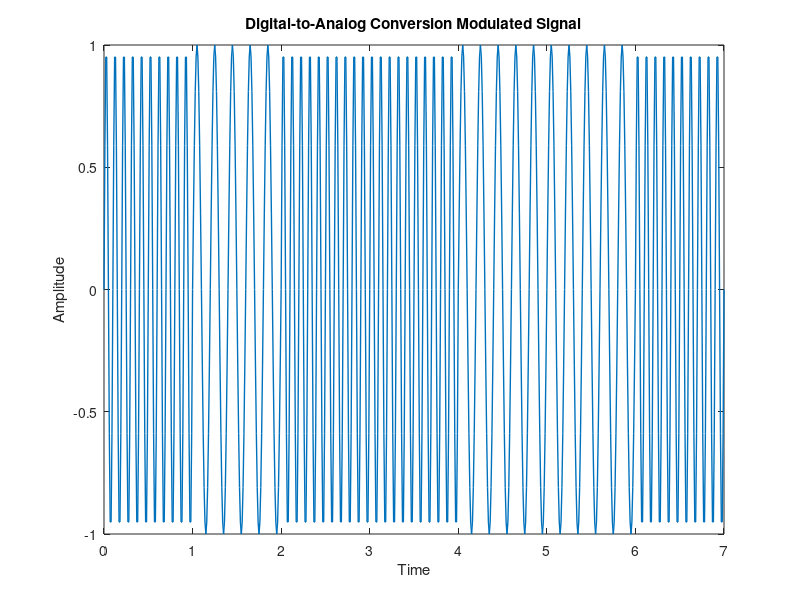

Here is the MATLAB script that generated this plot:
clc;
clear all;
close all;

bits = [1 0 1 1 0 0 1];

bitrate = 1;

sampling_rate = 100;
sampling_time = 1/sampling_rate;

end_time = length(bits)/bitrate;
time = 0:sampling_time:end_time;

% Generate carrier signals
fc0 = 5; % Frequency for bit 0
fc1 = 10; % Frequency for bit 1
carrier0 = sin(2*pi*fc0*time);
carrier1 = sin(2*pi*fc1*time);

% Modulation
modulation = zeros(1, length(time));

for i = 1:length(bits)
    if bits(i) == 1
        modulation((i-1)*sampling_rate+1:i*sampling_rate) = carrier1((i-1)*sampling_rate+1:i*sampling_rate);
    else
        modulation((i-1)*sampling_rate+1:i*sampling_rate) = carrier0((i-1)*sampling_rate+1:i*sampling_rate);
    end
end

% Plot Modulated signal
plot(time, modulation, 'LineWidth', 1);
xlabel('Time');
ylabel('Amplitude');
title('Digital-to-Analog Conversion Modulated Signal');
